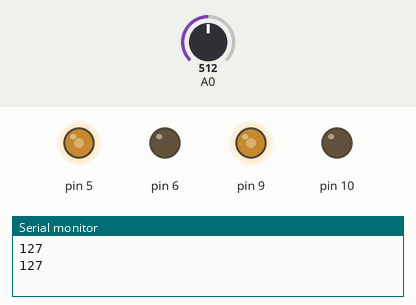
A sketch run on a simulated Arduino Uno, built with avr-gcc and run on an emulated ATmega328P. Parts: output pins drawn as LEDs (lit = HIGH), the last lines printed to the serial monitor. The inputs (shaded band) are chosen by the test bench; at power-on: A0 = 512.

Above: at 10.8 s.
10.9 s: A0 set to 716
At 20.7 s:
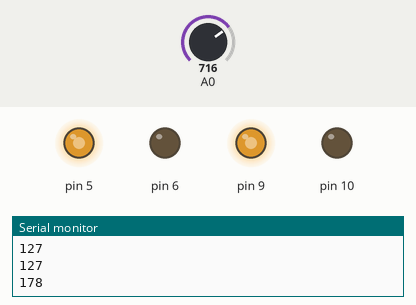
21.5 s: A0 set to 900
At 25.7 s:
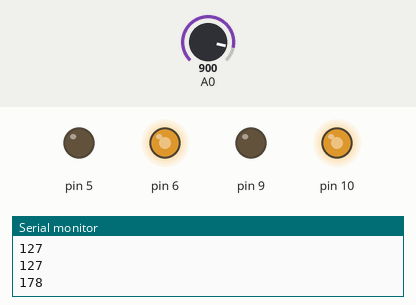
35.5 s: A0 set to 122
46.5 s: A0 set to 6
60.5 s: A0 set to 3
At 65.8 s:
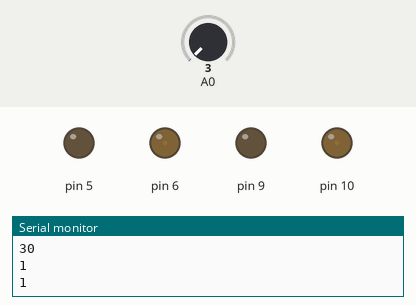
71.5 s: A0 set to 511
At 85.9 s:
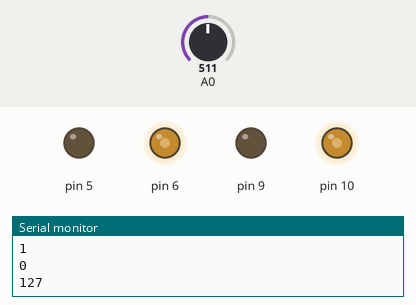
Timing chart, 0 to 86.5 s (numbered marks = the images above; inputs shaded):
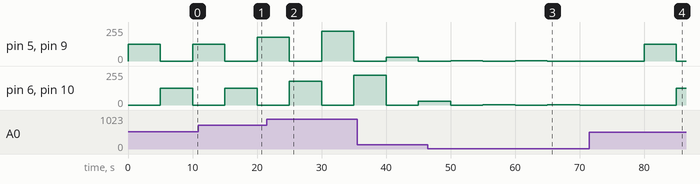

Measured:
- the behaviour switches between 5 and 4 on A0 (found by bisection; images 2 and 3)
- after the input at 60.5 s, pin 5, pin 9: goes on until 65.0 s, then stays 0/255
- after the input at 71.5 s, pin 5, pin 9: 0/255 → 127/255 after 8.5 s, → 0/255 5.0 s later; pin 6, pin 10: 0/255 → 127/255 after 13.5 s

The sketch:

boat_controll_with_potaintio_meter.ino
```cpp
//PWM PINS
//3
//5
//6
//9
//10
//11

void setup()
{
 Serial.begin(9600);

}
void loop()
{
 int a=analogRead(A0);
 int pwm=map(a, 0, 1023, 0, 255);
 Serial.println(pwm);
 analogWrite(5,pwm);
 analogWrite(6,0);
 analogWrite(9,pwm);
 analogWrite(10,0);
 delay(5000);

 analogWrite(5,0);
 analogWrite(6,pwm);
 analogWrite(9,0);
 analogWrite(10,pwm);
 delay(5000);

 }
```
